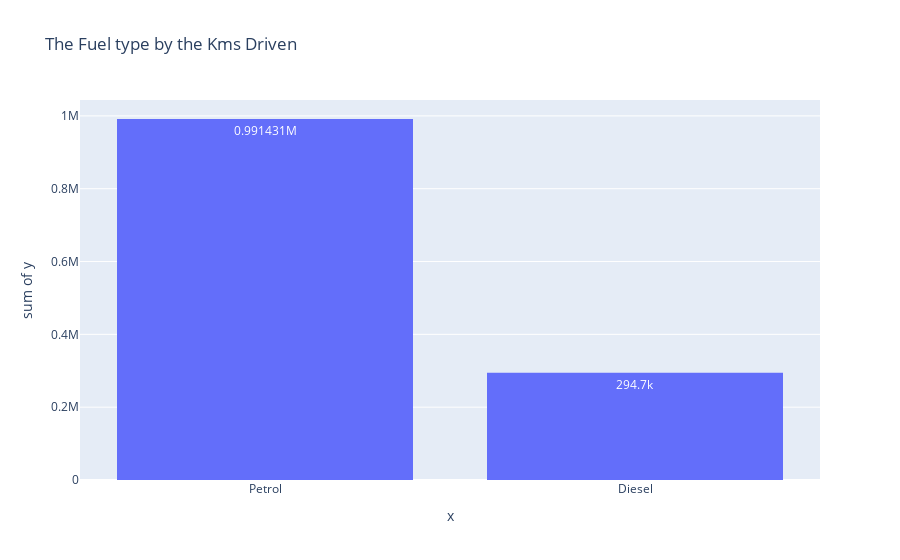

Write notebook code for a chart like this one.
### Code cell
fig = px.histogram(x = df_yr['Fuel_Type'], y = df_yr['Kms_Driven'], text_auto= True, title="The Fuel type by the Kms Driven")
fig.show()

### Figure 1 — Plotly figure (JSON) as saved in the notebook; plotly's stock layout.template omitted (floating-point values rounded to 4 significant figures)
{"data": [{"bingroup": "x", "histfunc": "sum", "hovertemplate": "x=%{x}<br>sum of y=%{y}<extra></extra>", "legendgroup": "", "marker": {"color": "#636efa", "pattern": {"shape": ""}}, "name": "", "orientation": "v", "showlegend": false, "texttemplate": "%{value}", "type": "histogram", "x": ["Petrol", "Diesel", "Diesel", "Petrol", "Diesel", "Diesel", "Petrol", "Petrol", "Petrol", "Petrol", "Petrol", "Petrol", "Diesel", "Diesel", "Petrol", "Petrol", "Diesel", "Diesel", "Diesel", "Petrol", "Petrol", "Petrol", "Petrol", "Petrol", "Petrol", "Petrol", "Petrol", "Petrol", "Petrol", "Petrol", "Petrol", "Petrol", "Petrol", "Petrol", "Petrol", "Petrol", "Petrol", "Petrol", "Petrol", "Petrol", "Petrol", "Petrol", "Petrol", "Petrol", "Petrol", "Petrol", "Petrol", "Petrol", "Petrol", "Petrol", "Petrol", "Petrol", "Petrol", "Petrol", "Petrol", "Petrol", "Petrol", "Petrol", "Petrol", "Petrol", "Petrol", "Petrol", "Petrol", "Petrol", "Petrol", "Petrol", "Petrol", "Petrol", "Diesel", "Petrol", "Petrol", "Petrol", "Petrol", "Petrol", "Diesel", "Petrol", "Petrol", "Petrol", "Petrol", "Petrol", "Petrol", "Petrol", "Petrol", "Diesel", "Diesel", "Petrol"], "xaxis": "x", "y": [6900, 2071, 20273, 2135, 43000, 43000, 25000, 2400, 16200, 10079, 24524, 37000, 15000, 6000, 11000, 12000, 23000, 15000, 29000, 8700, 3000, 1400, 4000, 1200, 4100, 18000, 11000, 6000, 8700, 35000, 5700, 6000, 1300, 7000, 3000, 5000, 11000, 3500, 500, 11800, 15000, 20000, 25000, 24000, 31000, 4300, 15000, 8600, 4000, 14000, 500, 1000, 1300, 24000, 50000, 3493, 12479, 3435, 22671, 20114, 12500, 15000, 38488, 15001, 15141, 11849, 7000, 17000, 35934, 49562, 29223, 5600, 16002, 21200, 19434, 19000, 30753, 4000, 9010, 15059, 28569, 10980, 12000, 33988, 9000, 5464], "yaxis": "y"}], "layout": {"barmode": "relative", "legend": {"tracegroupgap": 0}, "title": {"text": "The Fuel type by the Kms Driven"}, "xaxis": {"anchor": "y", "domain": [0, 1], "title": {"text": "x"}}, "yaxis": {"anchor": "x", "domain": [0, 1], "title": {"text": "sum of y"}}}}
